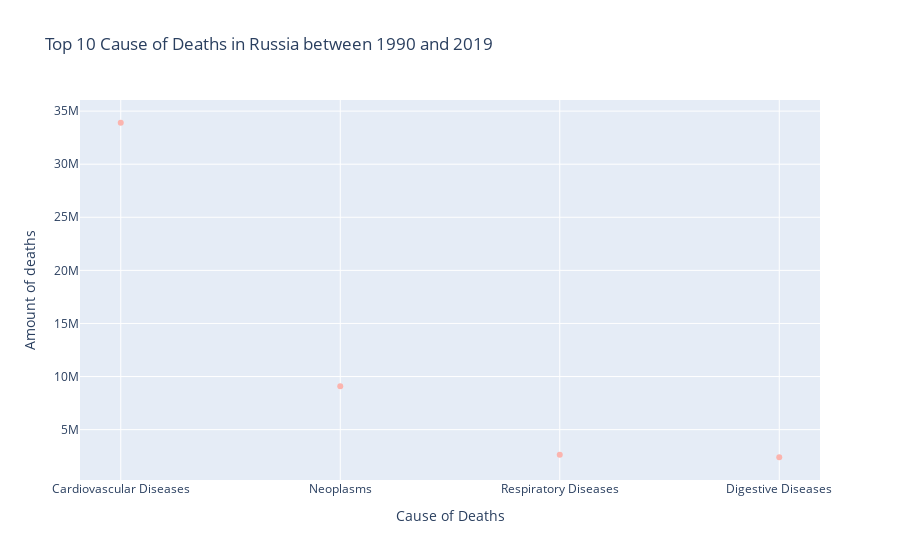

This figure's notebook cell:
### Code cell
#plotting Russia neighbouring country of China
top_3_illnesses('Russia')

### Figure 1 — Plotly figure (JSON) as saved in the notebook; plotly's stock layout.template omitted (floating-point values rounded to 4 significant figures)
{"data": [{"hovertemplate": "variable=0<br>Cause of Deaths=%{x}<br>Amount of deaths=%{y}<extra></extra>", "legendgroup": "0", "marker": {"color": "rgb(251,180,174)", "symbol": "circle"}, "mode": "markers", "name": "0", "orientation": "v", "showlegend": true, "type": "scatter", "x": ["Cardiovascular Diseases", "Neoplasms", "Respiratory Diseases", "Digestive Diseases"], "xaxis": "x", "y": [33903781, 9079313, 2631670, 2398456], "yaxis": "y"}], "layout": {"legend": {"title": {"text": "variable"}, "tracegroupgap": 0}, "showlegend": false, "title": {"text": "Top 10 Cause of Deaths in Russia between 1990 and 2019"}, "xaxis": {"anchor": "y", "domain": [0, 1], "title": {"text": "Cause of Deaths"}}, "yaxis": {"anchor": "x", "domain": [0, 1], "title": {"text": "Amount of deaths"}}}}
